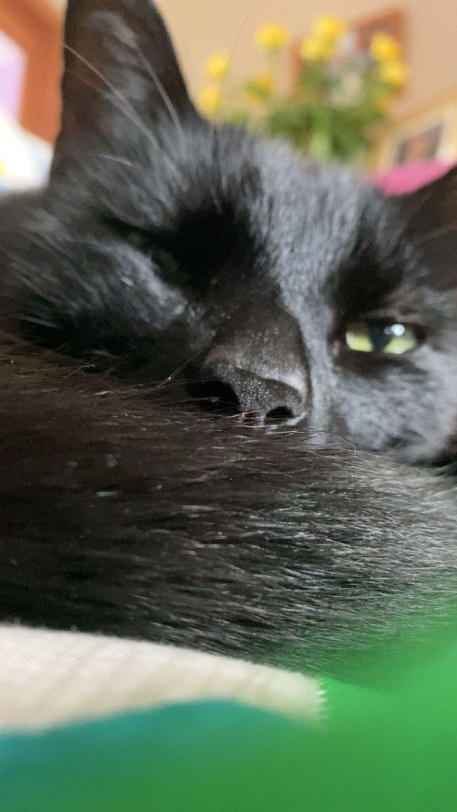
#> input picture lab2/images/Leon.jpg, 914 x 1624 px (shown at 1/2 size)
$ jupyter execute --allow-errors lab2-linear_models_neural_nets_SVM.ipynb
#> lines starting #> are read from the running program, lines starting #| are printed output that depends on the picture
# Lab 2: Linear models, neural networks and SVMs

Now the first lab is complete which recapped Python, Jupyter Notebooks and NumPy operations and introduced scikit-learn (go back over the lab if you're unsure about anything as this lab builds from it), it's time to implement some key supervised learning algorithms: neural networks and support vector machines (SVMs).

## Importing the libraries

This lab requires `h5py` package to interact with a dataset that is stored in an H5 file and `imageio` & `PIL` packages for image processing. If you don't have these packages then install using pip3 or conda, as an example run:
```
$ conda install h5py
```

Firstly, we'll import the required packages by running the cell below.

[cell 1]
from statistics import LinearRegression

import numpy as np
import matplotlib.pyplot as plt
from matplotlib.colors import ListedColormap
from sklearn.linear_model import LogisticRegression
from sklearn.neural_network import MLPClassifier
from sklearn.metrics import confusion_matrix, ConfusionMatrixDisplay
from sklearn.model_selection import GridSearchCV, RandomizedSearchCV
from sklearn.svm import SVC
from sklearn.datasets import make_moons

import h5py
import imageio
from PIL import Image
from utils import * # image processing functions from utils.py

## 1) Neural Network for Image Classification
In this section we are going to recap the ideas behind deep neural networks and implement a network to classify cat images (I can sense the excitement).

The dataset we will use is a set of labeled images containing cats (label=1) and non-cats (label=0). Run the cell below to load in train and test splits of the dataset from the local `data.h5` file. Make sure you have downloaded this data file in addition to the notebook from the lab repository.

#> (a cell that did not finish here is left out)

The following cell displays an image in the dataset - change the index and re-run the cell to see other images.

[cell 3]
# Example of a cat picture
index = 200
#> (the rest of this cell did not finish here and is left out)

### 1.1) Explore the dataset
Print the values of:
- a) number of training examples (`num_train`)
- b) number of test examples (`num_test`)
- c) size of the image (height/width or the number of pixels).

Note, `train_x_orig` is a numpy-array of shape (`num_train`, `num_px`, `num_px`, 3).

#> (a cell that did not finish here is left out)

### 1.2) Reshape the images
Reshape the training (`train_x_orig`) and test (`test_x_orig`) data sets so that each image is flattened into column vector.

<caption><center> <u>Figure 1</u>: Image to vector conversion. <br> </center></caption>

Print the shape of the reshaped training and testing datasets.

#> (a cell that did not finish here is left out)

### 1.3) Standardise the images
The pixel value is a vector of three numbers (representing the RGB channels) ranging from 0 to 255. A common preprocessing step in machine learning is to standardise your dataset (subtract the mean and then divide by the standard deviation). For picture datasets, it is simpler and more convenient to apply min-max normalisation by dividing every value by 255.

Apply min-max normalization to the dataset and check the minimum and maximum are 0 and 1, respectively.

[cell 6]
# write your code here
print('Testing')
#> (the rest of this cell did not finish here and is left out)

### 1.4) Logistic regression classifier
Logistic regression, despite its name, is a linear model for classification. The probabilities describing the possible outcomes of a classification are modeled using a logistic (sigmoid) function.

$$sigmoid(x) = \frac{1}{1+e^{-x}}$$

Logistic regression can be thought of as a neural network with a single node with a sigmoid activation function.

<caption><center> <u>Figure 2</u>: Logistic regression classifier.</center></caption>

Use scikit-learn's [logistic regression](https://scikit-learn.org/stable/modules/generated/sklearn.linear_model.LogisticRegression.html?highlight=logistic#sklearn.linear_model.LogisticRegression) to train a cat classifier. What's the classifier's accuracy on the training and test sets?

Hint, the classifier `fit` method has the following inputs:
- Training data with shape (`n_samples`, `n_features`)
- Target values with shape (`n_samples`,). Use `.flatten()` to collapse a 2-D array to a 1-D array.

[cell 7]
# write your code here
logi_reg = LogisticRegression(max_iter=500)
#> (the rest of this cell did not finish here and is left out)

### Neural network architecture
We will initially build a fully connected neural network with one hidden layer (i.e. one layer between input and output). When using more than one hidden layer we define it as a deep neural network.

<caption><center> <u>Figure 3</u>: 2-layer neural network.</center></caption>


- ***INPUT:*** $ x = [x_0,x_1,...,x_{12287}] \quad x_i \in [0,1] $

The input is a (64,64,3) image which we have already flattened to a vector of size (12288,1) and standardised.

- ***LINEAR:*** $ z^{[1]} = W^{[1]} x + b^{[1]} $

The input vector is multiplied by the weight matrix $W^{[1]}$ of size $(n^{[1]}, 12288)$ and then a bias term is added in a linear transformation. $n^{[1]}$ is the number of neurons in the hidden layer.

- ***RELU:*** $ a^{[1]} = RELU(z^{[1]}) = max(0,z^{[1]}) $

A non-linear activation function is then applied, in this case a rectified linear unit (or ReLU which outputs the maximum of the input and 0).

- ***LINEAR:*** $ z^{[2]} = W^{[2]} a^{[1]} + b^{[2]} $

A linear transformation is applied to the output of the hidden layer $ a^{[1]} $.

- ***SIGMOID:*** $ \hat{y} = a^{[2]} = \sigma(z^{[2]}) = \frac{1}{1 + e^{-z^{[2]}}} $

Given it's a binary classification task (cat or no cat) then the sigmoid or logistic function is the activation of the output layer (this is automatically selected by scikit-learn).

- ***OUTPUT:*** $ \hat{y} $

The output is the probability the photo contains a cat so if the value is greater than 0.5 the prediction is cat.

The overall process from inputs to outputs is known as forward propagation, see Bishop section 5.1 for more information.

### Training a neural network
Neural networks are trained by learning the weights $W$ and biases $b$ in the hidden and output layers such that the network outputs the correct labels as optimally as possible. How well the network is performing is defined by a loss function, here the log loss (also called logistic regression loss or cross-entropy loss). The cost function $J$ which drives training is the sum of all the errors (log losses) for all the training examples in the training set.

$$ J = -\frac{1}{m}\sum_{i=1}^{m}y^{(i)}\log(\hat{y}^{(i)})+(1-y^{(i)})\log(1-\hat{y}^{(i)}) $$

The goal of neural network optimisation is to learn weights and biases that minimise the cost function. This is done by backpropagating the cost function error from the output layer, through the network to the first hidden layer. During this process the weights and biases are updated by gradient decent optimisation (using the cost function gradient with respect to all weights and bias).

For a parameter $\theta$, a simple gradient decent update rule is $ \theta = \theta - \eta \text{ } d\theta$, where $\eta$ is the learning rate (see Bishop section 5.2 and 5.3 for more information). More complex optimisation algorithms exist, for example the popular [Adam optimiser](https://arxiv.org/pdf/1412.6980).

### 1.5) Implement the neural network in scikit-learn
Thankfully, we don't need to construct the neural network manually and instead can use scikit-learn's [multi-layer perceptron (MLP) classifier](https://scikit-learn.org/stable/modules/generated/sklearn.neural_network.MLPClassifier.html#sklearn.neural_network.MLPClassifier).

Construct and train a neural network using MLP classifier with the following hyperparameters:
- Single hidden layer with 64 neurons.
- RELU activation function
- Stochastic gradient descent optimiser
- Initial learning rate $ \eta = 0.001 $ ($1e-3$)
- No regularisation $ \alpha = 0 $

Plot the loss curve (using `clf.loss_curve_`) which shows the network learning as the number of iteration increases.

Has the loss curve flat-lined? Hint, you may have to specify the `max_iter` and `n_iter_no_change` parameters.

[cell 8]
# write your code here
mlp = MLPClassifier(hidden_layer_sizes=(64),
                    activation='relu',
                    solver='sgd',
                    learning_rate_init=0.001,
                    alpha=0,
                    max_iter=1000,
                    n_iter_no_change=25,
                    random_state=1              # allows reproducible across multiple calls
                    )

#> (the rest of this cell did not finish here and is left out)

[cell 9]
fig, ax = plt.subplots(1, figsize=(8,6))
#> (the rest of this cell did not finish here and is left out)

### 1.6) Evaluation
How does the neural network perform on the training and test data? Print the training and testing accuracy. Is classifier overfitting?

A confusion matrix is a way to visualise the performance of a classification model by showing the counts of the predicted and actual labels. The following terms are important metrics in classification tasks:
- total number of positives in the dataset i.e. cat images (P)
- total number of negatives in the dataset i.e. non cat images (N)
- number of correct positive predictions (TP)
- number of correct negative predictions (TN)
- number of incorrect positive predictions (FP)
- number of incorrect negative predictions (FN)
- accuracy $= \frac{TP+TN}{P+N}$
- sensitivity, recall or true positive rate $= \frac{TP}{P}$
- specificity or true negative rate $= \frac{TN}{N}$
- precision $= \frac{TP}{TP+FP}$

Plot the [confusion matrix](https://scikit-learn.org/stable/modules/generated/sklearn.metrics.ConfusionMatrixDisplay.html#sklearn.metrics.ConfusionMatrixDisplay.from_estimator) for the test data. Where is the classifier making mistakes?

#> (a cell that did not finish here is left out)

### Hyperparameter tuning using cross-validation
The performance of a neural network after training is highly dependent on how the hyperparameters are chosen. In contrast to the network parameters, $W$ and $b$, a hyperparameter refers to something that is fixed (usually manually chosen by the person training the model) throughout training and used to control the training process. Hyperparameters include the number of hidden layers, number of neurons in the hidden layers, learning rate, mini-batch size (for stochastic gradient descent optimisers) and regularisation parameter $\alpha$.

Cross-validation (CV for short) is used to evaluate model performance for model selection and to tune hyperparameters. In k-fold CV the training set is split into k smaller sets (called folds) and each fold is used as a validation set for models trained on all the other folds.

<caption><center> <u>Figure 3</u>: 5 fold cross validation.</center></caption>

The performance of a model is measured by the average score (error) for all the fold. A test set should still be held out for final evaluation. For more information on CV see Bishop section 1.3.

Scikit-learn offers two approaches to search the hyperparameter space using cross validation: [GridSearchCV](https://scikit-learn.org/stable/modules/generated/sklearn.model_selection.GridSearchCV.html#sklearn.model_selection.GridSearchCV) which considers all parameter combinations and [RandomizedSearchCV](https://scikit-learn.org/stable/modules/generated/sklearn.model_selection.RandomizedSearchCV.html#sklearn.model_selection.RandomizedSearchCV) which samples a given number of candidates from a parameter space with a specified distribution.

### 1.7) Tune the learning rate and regularisation parameter using CV
The learning rate $\eta$ is an important hyperparameter to tune. Choosing a value that is too small will result in training that takes too long to converge and a value too large will cause instabilities in the training that prevent convergence. The regularisation parameter $\alpha$ controls the weighting of L2 regularisation in the cost function to help with overfitting by encouraging smaller weights leading to a smoother decision boundary.

Use RandomizedSearchCV to perform hyperparameter tuning of learning rate and regularisation parameter (limit the number of iterations `n_iter` ~10 and number of folds `cv` ~ 3 keep to reasonable training times).

A good methodology is to start with a wide range of hyperparameter values before homing in over a finer range.

Hint, use [numpy.logspace](https://numpy.org/doc/stable/reference/generated/numpy.logspace.html) to define the range of the hyperparameters spaced over a log scale for example:
```Python
alphas = np.logspace(-3, 0, 100)
learning_rates = np.logspace(-4, -2, 100)
```

[cell 11]
# write your code here
alphas = np.logspace(-3,0,100)
learning_rates = np.logspace(-4,-2,100)

parameters = {'learning_rate_init':learning_rates, 'alpha':alphas}

neural_net = MLPClassifier(hidden_layer_sizes=(64),
                    activation='relu',
                    solver='sgd',
                    max_iter=1000,
                    n_iter_no_change=25,
                    random_state=1)

refiner = RandomizedSearchCV(estimator=neural_net, param_distributions=parameters, n_iter=10, cv=3, verbose=2)

#> (the rest of this cell did not finish here and is left out)

It is common to create deep networks for most tasks with complexity controlled not by the network size (number of layers and nodes per layer) but with regularisation. Regularisation is a general term describing ways to control the complexity of a neural network in order to avoid overfitting. We have already discussed (and tuned) the L2 regularisation term of the error function.

Dropout is another regularisation technique and has been shown as an effective way of preventing overfitting but is unfortunately not implemented scikit-learn MLP. For dropout it's recommended to use either the [PyTorch](https://pytorch.org/tutorials/) or [TensorFlow/Keras](https://www.tensorflow.org/tutorials) frameworks which offer far more flexibility in neural network architectures as opposed to scikit-learn and faster training on GPUs.

Can you improve the performance of the network by tuning the various hyperparameters?

### 1.8) Just for fun, test your classifier with your own image
Upload a photo into the images folder and change the `my_image` variable in the cell below.

[cell 12]
my_image = "Leon.jpg" # change this to the name of your image file

fname = "images/" + my_image
image = np.array(imageio.imread(fname))
#> image is the input picture: shape (1624, 914, 3); mean R, G, B 95.4, 104.3, 85.1
my_image = np.array(Image.fromarray(image).resize((64,64))).reshape((-1,1))
#> my_image = 12288 values, max 255 at index 1920, min 0 at index 6045, mean 94.92
my_image = my_image/255.
#> my_image = 12288 values, max 1 at index 1920, min 0 at index 6045, mean 0.372
#> (the rest of this cell did not finish here and is left out)

## 2) Support vector machines (SVM)
The algorithms implemented so far are parametric where a fixed number parameters are learn using training data which is then discarded and the learnt model used to make prediction on new data. In this section we implement support vector machines, a nonparametric model where the number of parameters are not fixed in advanced but grow with the amount of data.

A support vector machine constructs a hyper-plane to separate classes by maximising the distance (or margin) to the nearest training data points of any class. The figure below shows the decision boundary for linearly separable data, with three instances on the margin boundaries, called “support vectors”.

<caption><center> <u>Figure 4</u>: SVM decision boundary, margin and support vectors.</center></caption>

For data that is not linearly separable, SVM classification involves quadratic programming optimisation to maximise the margin while incurring a penalty for each sample within the margin or a misclassification. The penalty strength is controlled by the hyperparameter `C`, a regularisation parameter that scales inversely.

SVMs can perform non-linear classification using the kernel trick. The kernel function maps the non-linear data into a feature space in which the linear support vector regression model is fit. But SVMs do this without ever constructing a new data set in feature space.

For more information on SVMs, see Bishop section 7.1.

The exercise for SVM classification involves a toy dataset generated in the cell below:

[cell 13]
np.random.seed(0)
N = 100
x1 = np.linspace(-4,3.5,N).reshape(-1,1) + np.random.normal(0,0.2,N).reshape(-1,1)
y1 = np.exp(0.6*x1) - 1 + np.random.normal(0,1.5,N).reshape(-1,1)
x2 = np.random.normal(-1, 1.5, N).reshape(-1,1)
y2 = np.random.normal(4, 1.5, N).reshape(-1,1)

fig, ax = plt.subplots(figsize=(7, 5))
ax.scatter(x1,y1)
ax.scatter(x2,y2)
ax.set_xlim([-5,4])
ax.set_ylim([-2,7])
ax.set_xlabel('X')
ax.set_ylabel('y')
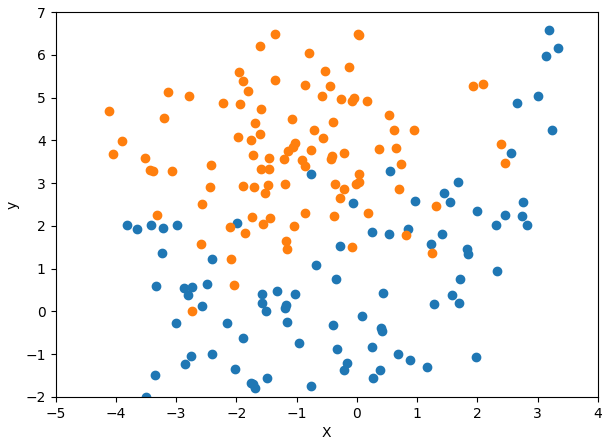
#> figure drawn by matplotlib, 1 panel

### Logistic regression classifier
A logistic regression classifier has been implemented on the toy dataset below, clearly not suitable for the non-linear data.

[cell 14]
X = np.concatenate((np.concatenate((x1,x2)), np.concatenate((y1,y2))), axis=1)
Y = np.concatenate((np.zeros(N),np.ones(N)))
# blue = 0, orange = 1

def plot_clf(clf):
    h = 0.01
    xx, yy = np.meshgrid(np.arange(-5, 4, h), np.arange(-2, 7, h))
    Z = clf.predict(np.c_[xx.ravel(), yy.ravel()])
    Z = Z.reshape(xx.shape)
    fig, ax = plt.subplots(figsize=(7, 5))
    ax.pcolormesh(xx, yy, Z, cmap=plt.cm.Paired, shading='auto')
    ax.scatter(x1,y1)
    ax.scatter(x2,y2)
    ax.set_xlim([-5,4])
    ax.set_ylim([-2,7])
    ax.set_xlabel('X')
    ax.set_ylabel('y')

logreg = LogisticRegression(solver='lbfgs')
logreg.fit(X, Y)
print(f'Logistic regression classifier accuracy: {logreg.score(X, Y)}')
plot_clf(logreg)
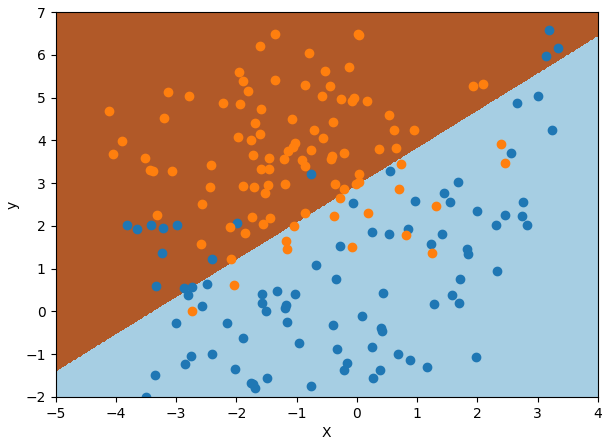
#> figure drawn by matplotlib, 1 panel

### 2.1) SVM classifier
Implement a SVM classifier using scikit-learn [SVC](https://scikit-learn.org/stable/modules/generated/sklearn.svm.SVC.html#sklearn.svm.SVC) and the `plot_clf` function defined in the previous cell.

Experiment with the hyperparameter `C` considering overfitting and generalisation. How would you tune `C`?

[cell 15]
# write your code here
svm = SVC(kernel='rbf', degree=3, gamma='auto')

svm.fit(X, Y)
print(f'Logistic regression classifier accuracy: {svm.score(X, Y)}')
plot_clf(svm)
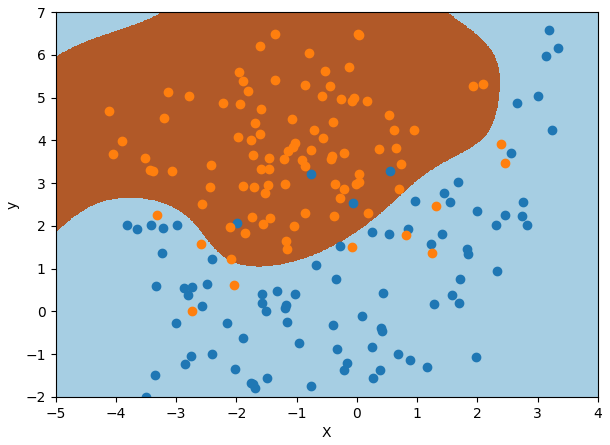
#> figure drawn by matplotlib, 1 panel
